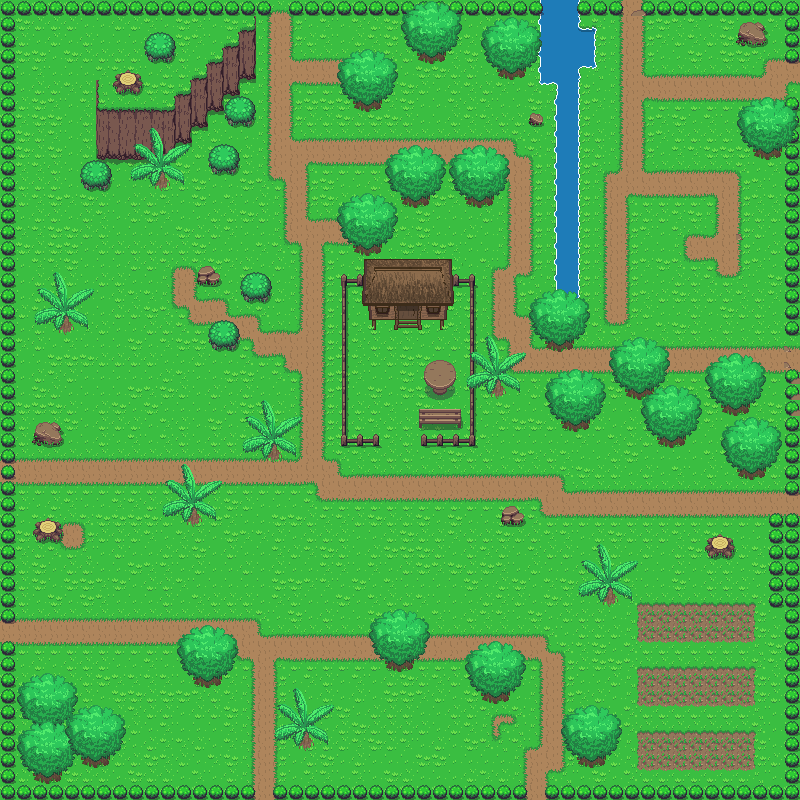

This game map was drawn from its Tiled (.tmx) file and the tilesets committed beside it. A one-line description and the trimmed map source follow:
An orthogonal 50x50 tile map with 16x16 px tiles, 4 tile layers (Tile Layer 1, Tile Layer 2, AbovePlayer, above), 2 tilesets.

<map version="1.0" tiledversion="1.0.2" orientation="orthogonal" renderorder="left-down" width="50" height="50" tilewidth="16" tileheight="16" nextobjectid="1">
 <properties>
  <property name="unity:sortingLayerName" value="AbovePlayer" />
 </properties>
 <tileset firstgid="1" source="../Tileset/Overworld.tsx" />
 <tileset firstgid="1729" source="../Tileset/Building.tsx" />
 <layer name="Tile Layer 1" width="50" height="50">
  <data>[2500 cells, 2500 non-empty, 38 distinct tile ids]</data>
 </layer>
 <layer name="Tile Layer 2" width="50" height="50">
  <data>[2500 cells, 397 non-empty, 73 distinct tile ids]</data>
 </layer>
 <layer name="AbovePlayer" width="50" height="50">
  <properties>
   <property name="unity:sortingLayerName" value="AbovePlayer" />
  </properties>
  <data>[2500 cells, 352 non-empty, 53 distinct tile ids]</data>
 </layer>
 <layer name="above" width="50" height="50">
  <properties>
   <property name="unity:sortingLayerName" value="AbovePlayer" />
  </properties>
  <data>[2500 cells, 87 non-empty, 17 distinct tile ids]</data>
 </layer>
</map>
